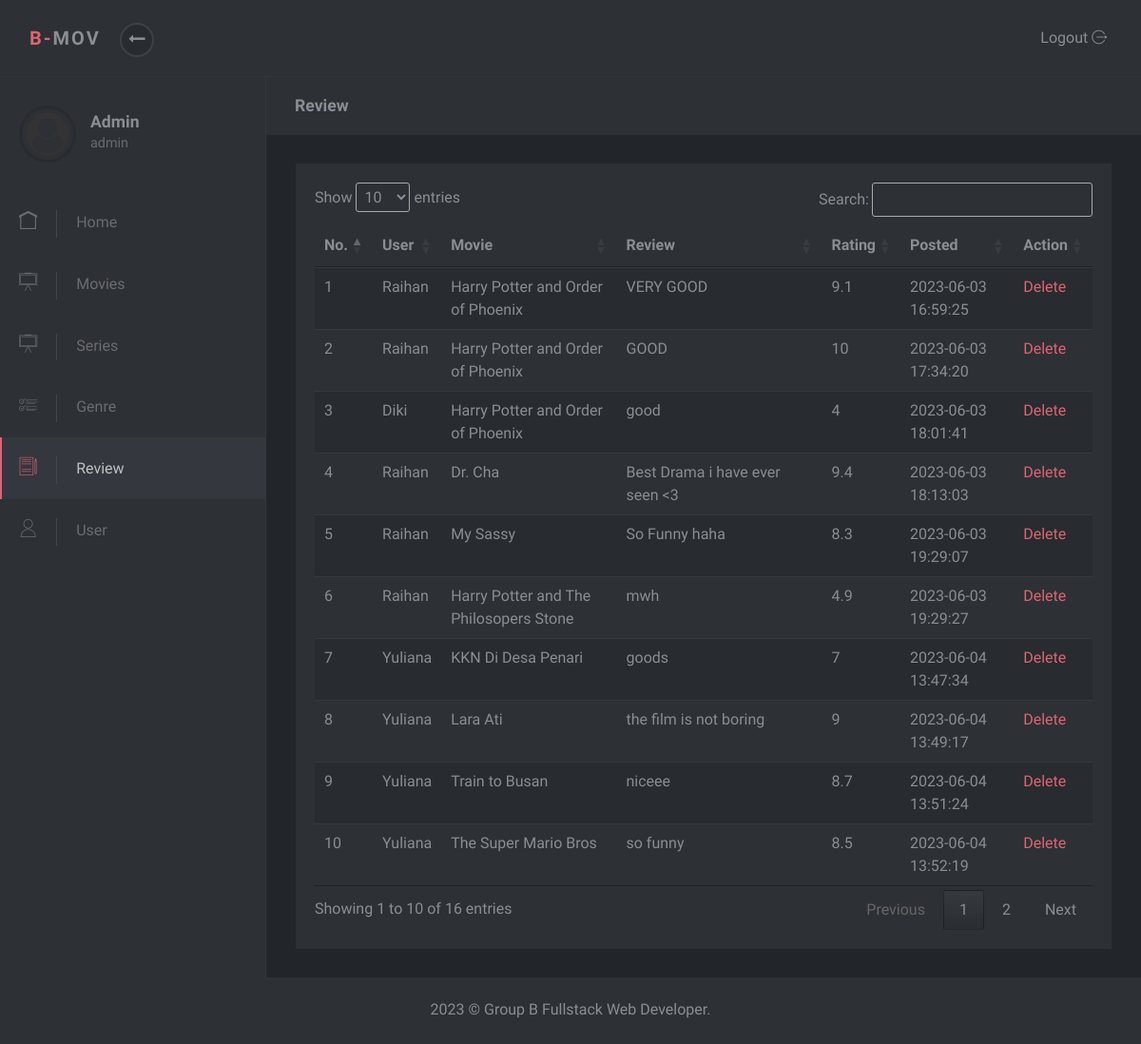
Page /admin/Review.php (signed in) on the committed database.
### tables this page shows
CREATE TABLE `tb_review` (
  `id` int(11) NOT NULL,
  `id_film` int(11) NOT NULL,
  `id_user` int(11) NOT NULL,
  `subject` text NOT NULL,
  `review` text NOT NULL,
  `rating` float NOT NULL,
  `terakhir_diubah` datetime NOT NULL
);

CREATE TABLE `tb_user` (
  `id` int(11) NOT NULL,
  `nama` varchar(50) NOT NULL,
  `username` varchar(50) NOT NULL,
  `password` varchar(50) NOT NULL,
  `role` enum('admin','user') NOT NULL
);

CREATE TABLE `tb_film` (
  `id` int(11) NOT NULL,
  `poster` text NOT NULL,
  `judul` text NOT NULL,
  `jenis` enum('Movie','Series') NOT NULL,
  `genre` text NOT NULL,
  `artis` text NOT NULL,
  `deskripsi` text NOT NULL,
  `tahun` year(4) NOT NULL,
  `negara` varchar(50) NOT NULL,
  `link_video` text NOT NULL,
  `likes` int(11) NOT NULL,
  `wholikes` text NOT NULL
);

### admin/Review.php (the view, shortened to what this page needs)
<?php $page = "Review";
include 'partials/header.php';
include 'partials/navbar.php';
include 'partials/sidebar.php';
include '../proses/koneksi.php';
$query = mysqli_query($db, 'SELECT tb_review.*, tb_film.judul as judul, tb_user.nama as nama FROM tb_film JOIN tb_review ON tb_review.id_film = tb_film.id JOIN  tb_user  ON tb_review.id_user = tb_user.id');
?>
<div class="page-content">
  <div class="page-header">
    <div class="container-fluid">
      <h2 class="h5 no-margin-bottom"><?= $page ?></h2>
    </div>
  </div>
  <section class="no-padding-top no-padding-bottom">
    <div class="container-fluid">
      <div class="block">
        <div class="table-responsive">
          <table class="table table-striped table-hover" id="myTable">
            <thead>
              <tr>
                <th>No.</th>
                <th>User</th>
                <th>Movie</th>
                <th>Review</th>
                <th>Rating</th>
                <th>Posted</th>
                <th>Action</th>
              </tr>
            </thead>
            <tbody>
              <?php if(mysqli_num_rows($query) > 0) {?>
                <?php
                  $no = 1;
                  while ($data= mysqli_fetch_array($query)) {
                ?>
                  <tr>
                    <td><?php echo $no?></td>
                    <td><?php echo $data["nama"]?></td>
                    <td><?php echo $data["judul"]?></td>
                    <td><?php echo $data["review"]?></td>
                    <td><?php echo $data["rating"]?></td>
                    <td><?php echo $data["terakhir_diubah"]?></td>
                    <td>
                      <a href="proses/deletereview.php?id=<?php echo $data["id"]?>">Delete</a>
                    </td>
                  </tr>
                <?php $no++; }?>
              <?php } ?>
            </tbody>
          </table>
        </div>
      </div>
    </div>
</div>
<?php include 'partials/footer.php' ?>

### admin/partials/header.php (shortened to what this page needs)
<!DOCTYPE html>
<html>
  <head>
    <link rel="stylesheet" href="assets/vendor/bootstrap/css/bootstrap.min.css">
    <link rel="stylesheet" href="assets/vendor/font-awesome/css/font-awesome.min.css">
    <link rel="stylesheet" href="assets/css/font.css">
    <link rel="stylesheet" href="assets/css/style.default.css" id="theme-stylesheet">
    <link rel="stylesheet" href="assets/css/custom.css">
    <link rel="stylesheet" href="https://cdn.datatables.net/1.13.4/css/jquery.dataTables.min.css">
  </head>

### admin/partials/navbar.php (shortened to what this page needs)
<body>
    <header class="header">
        <nav class="navbar navbar-expand-lg">
            <div class="container-fluid d-flex align-items-center justify-content-between">
                <div class="navbar-header">
                    <a href="index.php" class="navbar-brand">
                        <div class="brand-text brand-big visible text-uppercase"><strong class="text-primary">B-</strong><strong>Mov</strong></div>
                    </a>
                    <button class="sidebar-toggle"><i class="fa fa-long-arrow-left"></i></button>
                </div>
                <div class="right-menu list-inline no-margin-bottom">
                    <div class="list-inline-item logout"> <a id="logout" href="../proses/logout.php" class="nav-link">Logout <i class="icon-logout"></i></a></div>
                </div>
            </div>
        </nav>
    </header>

### admin/partials/sidebar.php
<div class="d-flex align-items-stretch">
    <nav id="sidebar">
        <div class="sidebar-header d-flex align-items-center">
            <div class="avatar"><img src="assets/img/user.png" alt="..." class="img-fluid rounded-circle"></div>
            <div class="title">
                <h1 class="h5"><?= $_SESSION['nama']; ?></h1>
                <p><?= $_SESSION['role']; ?></p>
            </div>
        </div>
        <ul class="list-unstyled">
            <li <?php if ($page == "Home") {
                    echo 'class="active"';
                } ?>><a href="index.php"> <i class="icon-home"></i>Home </a></li>
            <li <?php if ($page == "Movies") {
                    echo 'class="active"';
                } ?>><a href="movies.php"> <i class="icon-writing-whiteboard"></i>Movies </a></li>
            <li <?php if ($page == "Series") {
                    echo 'class="active"';
                } ?>><a href="series.php"> <i class="icon-writing-whiteboard"></i>Series </a></li>
            <li <?php if ($page == "Artist") {
                    echo 'class="active"';
                } ?>><a href="genre.php"> <i class="icon-list"></i>Genre </a></li>
            <li <?php if ($page == "Review") {
                    echo 'class="active"';
                } ?>><a href="review.php"> <i class="icon-paper-and-pencil"></i>Review </a></li>
            <li <?php if ($page == "User") {
                    echo 'class="active"';
                } ?>><a href="user.php"> <i class="icon-user"></i>User </a></li>
        </ul>
    </nav>

### admin/partials/footer.php (shortened to what this page needs)
        <footer class="footer">
          <div class="footer__block block no-margin-bottom">
            <div class="container-fluid text-center">
               <p class="no-margin-bottom">2023 &copy; Group B Fullstack Web Developer.</p>
            </div>
          </div>
        </footer>
      </div>
  </body>
</html>

### admin/assets/css/style.default.css (style rules this page uses)
body { position: relative; }
section { padding: 0 1rem; }
a { -webkit-transition: all 0.3s; transition: all 0.3s; display: inline-block; }
.text-uppercase { letter-spacing: 0.1em; }
p { line-height: 1.7; }
button { cursor: pointer; }
i, span, strong { display: inline-block; }
.no-padding-top { padding-top: 0 !important; }
.no-padding-bottom { padding-bottom: 0 !important; }
.no-margin-bottom { margin-bottom: 0 !important; }
.block { padding: 20px; background: #2d3035; color: #8a8d93; margin-bottom: 30px; }
.page-content { position: relative; background: #22252a; min-height: 100vh; width: calc(100% - 280px); padding: 0; padding-bottom: 70px; }
.page-header { padding: 20px 15px; background: #2d3035; color: #8a8d93; margin-bottom: 30px; }
.footer { position: absolute; bottom: 0; width: 100%; }
.footer .footer__block { min-height: 70px; }
i[class*='icon-'] { -webkit-transform: translateY(2px); transform: translateY(2px); }
nav.navbar { background: #2d3035; color: #8a8d93; padding-top: 20px; padding-bottom: 20px; border-bottom: 1px solid #34373d; z-index: 10; }
nav.navbar .sidebar-toggle { width: 36px; height: 36px; line-height: 29px; text-align: center; border-radius: 50%; background: #282b2f; color: #8a8d93; font-size: 1.1rem; border: 2px solid #3d4148; outline: none; }
nav.navbar a { color: inherit; }
nav.navbar .brand-text { display: none; font-weight: 700; }
nav.navbar .brand-text.visible { display: block; }
nav.navbar a.nav-link { padding: .5rem .3rem; position: relative; }
nav#sidebar { width: 280px; background: #2d3035; color: #6a6c70; border-right: 1px solid #34373d; }
nav#sidebar a { color: inherit; text-decoration: none; position: relative; }
nav#sidebar a i { font-size: 1.2em; margin-right: 10px; -webkit-transition: none; transition: none; }
nav#sidebar .sidebar-header { padding: 30px 20px; }
nav#sidebar .sidebar-header h1, nav#sidebar .sidebar-header p { margin-bottom: 0; }
nav#sidebar .sidebar-header h1 { color: #8a8d93; }
nav#sidebar .sidebar-header p { font-size: 0.9rem; }
nav#sidebar .avatar { width: 60px; height: 60px; border-radius: 50%; overflow: hidden; margin-right: 15px; background: none; padding: 4px; border: 3px solid #282b2f; }
nav#sidebar ul { max-height: none; }
nav#sidebar li { position: relative; }
nav#sidebar li a { padding: 18px 20px; display: block; font-weight: 400; }
nav#sidebar li a i { margin-right: 20px; -webkit-transition: all 0.3s; transition: all 0.3s; padding-right: 20px; border-right: 1px solid #454649; }
nav#sidebar li::before { content: ''; width: 2px; height: 100%; background: none; display: block; position: absolute; top: 0; left: 0; z-index: 99; }
nav#sidebar li.active::before { background: #DB6574; }
nav#sidebar li.active > a { background: #34373d; color: #bfc1c4; }
nav#sidebar li.active i { color: #DB6574; }
button, input[type='submit'] { cursor: pointer; font-family: inherit; font-weight: 300 !important; }
.table { margin-bottom: 0; }
.table td, .table th { border-color: #343a40; }
.table thead th { border: none; }
.table-striped tbody tr { -webkit-transition: all 0.3s; transition: all 0.3s; }
.table-striped tbody tr:nth-of-type(odd) { background-color: #282b2f; }
.navbar { padding: 0.5rem 1rem; }
.navbar-brand { display: inline-block; padding-top: 0.3125rem; padding-bottom: 0.3125rem; margin-right: 1rem; font-size: 1.25rem; }
body { font-family: "Muli", sans-serif; font-size: 1rem; font-weight: 400; line-height: 1.5; color: #8a8d93; background-color: #fff; }
a { color: #DB6574; text-decoration: none; }
h1, h2, h3, h4, h5, h6, .h1, .h2, .h3, .h4, .h5, .h6 { margin-bottom: 0.5rem; font-family: inherit; font-weight: 700; line-height: 1.2; color: inherit; }
h1, .h1 { font-size: 2.5rem; }
h2, .h2 { font-size: 1.7rem; }
h5, .h5 { font-size: 1.1rem; }
.text-primary { color: #DB6574 !important; }
.nav-link { padding: 0.5rem 1rem; }

### rows in the picture
tb_review: id_user.nama "Raihan", id_film.judul "Harry Potter and Order of Phoenix", review "VERY GOOD", rating "9.1", terakhir_diubah "2023-06-03 16:59:25"
tb_review: id_user.nama "Raihan", id_film.judul "Harry Potter and Order of Phoenix", review "GOOD", rating "10", terakhir_diubah "2023-06-03 17:34:20"
tb_review: id_user.nama "Diki", id_film.judul "Harry Potter and Order of Phoenix", review "good", rating "4", terakhir_diubah "2023-06-03 18:01:41"
tb_review: id_user.nama "Raihan", id_film.judul "Dr. Cha", review "Best Drama i have ever seen <3", rating "9.4", terakhir_diubah "2023-06-03 18:13:03"
tb_review: id_user.nama "Raihan", id_film.judul "My Sassy", review "So Funny haha", rating "8.3", terakhir_diubah "2023-06-03 19:29:07"
tb_review: id_user.nama "Raihan", id_film.judul "Harry Potter and The Philosopers Stone", review "mwh", rating "4.9", terakhir_diubah "2023-06-03 19:29:27"
tb_review: id_user.nama "Yuliana", id_film.judul "KKN Di Desa Penari", review "goods", rating "7", terakhir_diubah "2023-06-04 13:47:34"
tb_review: id_user.nama "Yuliana", id_film.judul "Lara Ati", review "the film is not boring", rating "9", terakhir_diubah "2023-06-04 13:49:17"
tb_review: id_user.nama "Yuliana", id_film.judul "Train to Busan", review "niceee", rating "8.7", terakhir_diubah "2023-06-04 13:51:24"
tb_review: id_user.nama "Yuliana", id_film.judul "The Super Mario Bros", review "so funny", rating "8.5", terakhir_diubah "2023-06-04 13:52:19"

### other values in the picture
$_SESSION['nama'] "Admin"
$_SESSION['role'] "admin"
$page "Review"
